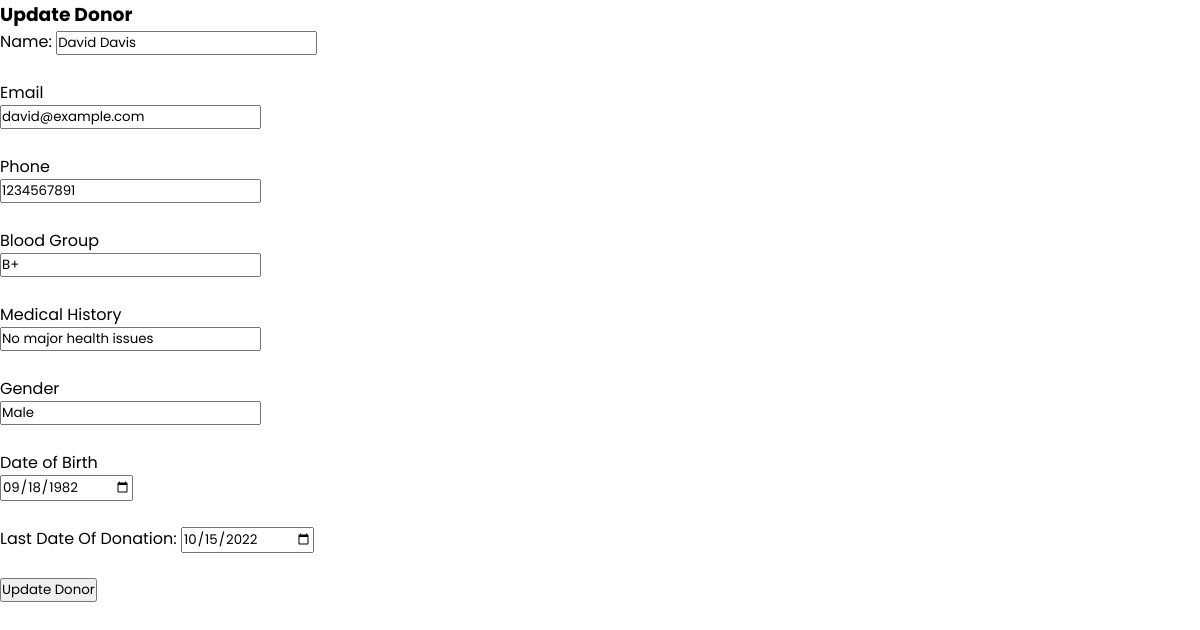
The page /Donor_update.php?D_ID=1 on the database its author committed.
### tables this page shows
CREATE TABLE Donor ( D_ID INT PRIMARY KEY AUTO_INCREMENT, D_Name VARCHAR(120) NOT NULL,
					 D_DoB DATE NOT NULL, D_Gender VARCHAR(20) NOT NULL, D_Blood_Type VARCHAR(20) NOT NULL,
                     D_Email VARCHAR(120) NOT NULL, D_Phone_No BIGINT NOT NULL,
                     Last_Date_of_Donation DATE DEFAULT NULL, Medical_History VARCHAR(150) DEFAULT NULL);

### Donor_update.php (the view, shortened to what this page needs)
<?php
    require_once "pdo.php";
?>
<?php
    $stmt = $pdo->prepare("SELECT * FROM donor WHERE D_ID = :id");
    $stmt->execute(array(
        ':id'=>$_GET['D_ID']
    ));
    $row = $stmt->fetch(PDO::FETCH_ASSOC);
    $n = htmlentities($row['D_Name']);
    $dd = htmlentities($row['D_DoB']);
    $dg = htmlentities($row['D_Gender']);
    $db = htmlentities($row['D_Blood_Type']);
    $de = htmlentities($row['D_Email']);
    $dp = htmlentities($row['D_Phone_No']);
    $dod = htmlentities($row['Last_Date_of_Donation']);
    $m = htmlentities($row['Medical_History']);
?>
<html>
    <head>
        <link rel="stylesheet" href="home-nav.css">
    </head>
    <body>
    <div class='update'>
        <h3>Update Donor</h3>
        <form method="POST">
            <label for="in">Name:</label>
            <input type = "text" name = 'dName' id = "dName" value="<?= $n?>" /><br><br>
            <label for = "email">Email</label><br>
            <input type = "email"  name = 'dEmail' id = "dEmail" value="<?= $de?>" /><br><br>
            <label for = "phone">Phone</label><br>
            <input type = "tel" name = 'dPhone' id = "dPhone" value="<?= $dp?>" /><br><br>
            <label for = "bgroup">Blood Group</label><br>
            <input type = "text"  name = 'dGroup' id = "dGroup" value="<?= $db?>" /><br><br>
            <label for = "medicalHistory">Medical History</label><br>
            <input type = "text" name = 'dHist' id = "dHist" value="<?= $m?>" /><br><br>
            <label for = "gender">Gender</label><br>
            <input type = "text" name = 'dGend' id = "dGend" value="<?= $dg?>" /><br><br>
            <label for = "dob">Date of Birth</label><br>
            <input type = "date" name = 'dDOB' id = "dDOB" value="<?= $dd?>" /><br><br>
            <label for="inp">Last Date Of Donation:</label>
            <input type = "date" name = 'lDOD' value="<?= $dod?>" /><br><br>
            <input type="submit" name="update" value="Update Donor">
        </form>
        </div>
    </body>
</html>

### home-nav.css (style rules this page uses)
* { margin: 0; padding: 0; box-sizing: border-box; font-family: 'Poppins', 'sans-serif'; }

### rows shown on the page
donor: dName "David Davis", dEmail "david@example.com", dPhone "1234567891", dGroup "B+", dHist "No major health issues", dGend "Male", dDOB "09/18/1982", lDOD "10/15/2022"
